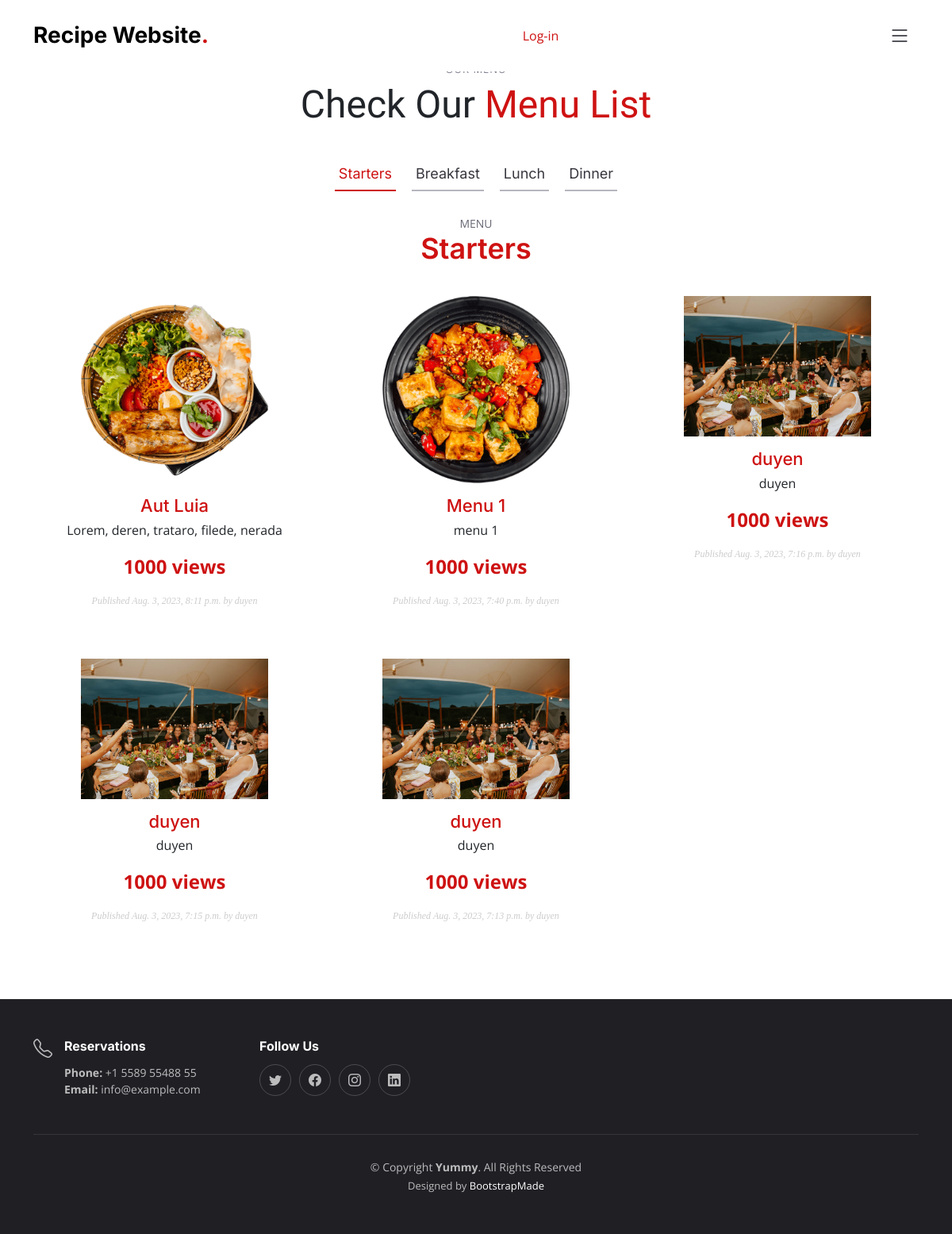
The app's page /menu/ with its own data.
### recipe/models.py (models this page shows, shortened)
class Post(models.Model):
    STATUS_CHOICES = ( ('draft', 'Draft'), ('published', 'Published'), )
    title = models.CharField(max_length=250)
    slug = models.SlugField(max_length=250, unique_for_date='publish')
    author = models.ForeignKey(User, on_delete=models.CASCADE, related_name='recipe_posts')
    body = models.TextField()
    image = models.ImageField(upload_to='posts/image/%Y/%m/%d/')
    video = models.FileField(upload_to='posts/video/%Y/%m/%d/')
    url = models.URLField()
    publish = models.DateTimeField(default=timezone.now)
    created = models.DateTimeField(auto_now_add=True)
    updated = models.DateTimeField(auto_now=True)
    status = models.CharField(max_length=10, choices=STATUS_CHOICES, default='draft')
    objects = models.Manager() # The default manager.
    published = PublishedManager() # Our custom manager.
    class Meta:
        ordering = ('-publish',)
    def get_absolute_url(self):
        return reverse('recipe:post_detail', args=[self.publish.year, self.publish.month, self.publish.day, self.slug])

### recipe/views.py (the view)
# urls.py: path('', views.post_list, name='post_list'),
def post_list(request):
    posts = Post.published.all()
    return render(request, 'recipe/post/list.html', {'posts': posts})

### recipe/models.py (called while the page is built)
    def get_queryset(self):
        return super(PublishedManager, self).get_queryset().filter(status='published')

### recipe/templates/recipe/post/list.html (shortened to what this page needs)
{% extends "base.html" %}
{% block content %}
    <section id="menu" class="menu">
        <div class="container" data-aos="fade-up">
            <div class="section-header">
                <h2>Our Menu</h2>
                <p>Check Our <span> Menu List</span></p>
            </div>
            <ul class="nav nav-tabs d-flex justify-content-center" data-aos="fade-up" data-aos-delay="200">
                <li class="nav-item">
                    <a class="nav-link active show" data-bs-toggle="tab" data-bs-target="#menu-starters">
                        <h4>Starters</h4>
                    </a>
                </li>
                <li class="nav-item">
                    <a class="nav-link" data-bs-toggle="tab" data-bs-target="#menu-breakfast">
                        <h4>Breakfast</h4>
                    </a>
                </li>
                <li class="nav-item">
                    <a class="nav-link" data-bs-toggle="tab" data-bs-target="#menu-lunch">
                        <h4>Lunch</h4>
                    </a>
                </li>
                <li class="nav-item">
                    <a class="nav-link" data-bs-toggle="tab" data-bs-target="#menu-dinner">
                        <h4>Dinner</h4>
                    </a>
                </li>
            </ul>
            <div class="tab-content" data-aos="fade-up" data-aos-delay="300">
                <div class="tab-pane fade active show" id="menu-starters">
                    <div class="tab-header text-center">
                        <p>Menu</p>
                        <h3>Starters</h3>
                    </div>
                    <div class="row gy-5">
                        {% for post in posts %}
                            <div class="col-lg-4 menu-item">
                                <a href="{{ post.get_absolute_url }}"><img src="{{ post.image.url }}" class="menu-img img-fluid" alt=""></a>
                                <h4><a href="{{ post.get_absolute_url }}"> {{ post.title }} </a></h4>
                                <p class="ingredients">
                                    {{ post.body|truncatewords:30|linebreaks }}
                                </p>
                                <p class="price">
                                    1000 views
                                </p>
                                <p class="date"> Published {{ post.publish }} by {{ post.author }} </p>
                            </div>
                        {% endfor %}
                    </div>
                </div>
            </div>
        </div>
    </section>
{% endblock %}

### account/static/assets/css/main.css (style rules this page uses)
:root { --font-default: "Open Sans", system-ui, -apple-system, "Segoe UI", Roboto, "Helvetica Neue", Arial, "Noto Sans", "Liberation Sans", sans-serif, "Apple Color Emoji", "Segoe UI Emoji", "Segoe UI Symbol", "Noto Color Emoji"; --font-primary: "Amatic SC", sans-serif; --font-secondary: "Inter", sans-serif; }
:root { --color-default: #212529; --color-primary: #ce1212; --color-secondary: #37373f; }
:root { scroll-behavior: smooth; }
body { font-family: var(--font-default); color: var(--color-default); }
a { color: var(--color-primary); text-decoration: none; }
h1, h2, h3, h4, h5, h6 { font-family: var(--font-secondary); }
section { overflow: hidden; padding: 80px 0; }
.section-header { text-align: center; padding-bottom: 30px; }
.section-header h2 { font-size: 13px; letter-spacing: 1px; font-weight: 400; margin: 0; padding: 0; color: #7f7f90; text-transform: uppercase; font-family: var(--font-default); }
.section-header p { margin: 0; font-size: 48px; font-weight: 400; font-family: var(--font-primary); }
.section-header p span { color: var(--color-primary); }
section { scroll-margin-top: 90px; }
.menu .nav-tabs { border: 0; }
.menu .nav-link { margin: 0 10px; padding: 10px 5px; transition: 0.3s; color: var(--color-secondary); border-radius: 0; cursor: pointer; height: 100%; border: 0; border-bottom: 2px solid #b6b6bf; }
.menu .nav-link h4 { font-size: 18px; font-weight: 400; margin: 0; font-family: var(--font-secondary); }
.menu .nav-link.active { color: var(--color-primary); border-color: var(--color-primary); }
.menu .tab-content .tab-header { padding: 30px 0; }
.menu .tab-content .tab-header p { font-size: 14px; text-transform: uppercase; color: #676775; margin-bottom: 0; }
.menu .tab-content .tab-header h3 { font-size: 36px; font-weight: 600; color: var(--color-primary); }
.menu .tab-content .menu-item { -moz-text-align-last: center; text-align-last: center; }
.menu .tab-content .menu-item .menu-img { padding: 0 60px; margin-bottom: 15px; }
.menu .tab-content .menu-item h4 { font-size: 22px; font-weight: 500; color: var(--color-secondary); font-family: var(--font-secondary); font-weight: 30px; margin-bottom: 5px; }
.menu .tab-content .menu-item .ingredients { font-family: var(--font-secondary); color: #8d8d9b; margin-bottom: 5px; }
.menu .tab-content .menu-item .price { font-size: 24px; font-weight: 700; color: var(--color-primary); }

### account/static/assets/css/recipe.css (style rules this page uses)
p.date { color:#ccc; font-family: georgia, serif; font-size: 12px; font-style: italic; }

### records on screen
Post: image (picture), title "Aut Luia", body "Lorem, deren, trataro, filede, nerada", publish "Aug. 3, 2023, 8:11 p.m.", author "duyen"
Post: image (picture), title "Menu 1", body "menu 1", publish "Aug. 3, 2023, 7:40 p.m.", author "duyen"
Post: image (picture), title "duyen", body "duyen", publish "Aug. 3, 2023, 7:16 p.m.", author "duyen"
Post: image (picture), title "duyen", body "duyen", publish "Aug. 3, 2023, 7:15 p.m.", author "duyen"
Post: image (picture), title "duyen", body "duyen", publish "Aug. 3, 2023, 7:13 p.m.", author "duyen"
